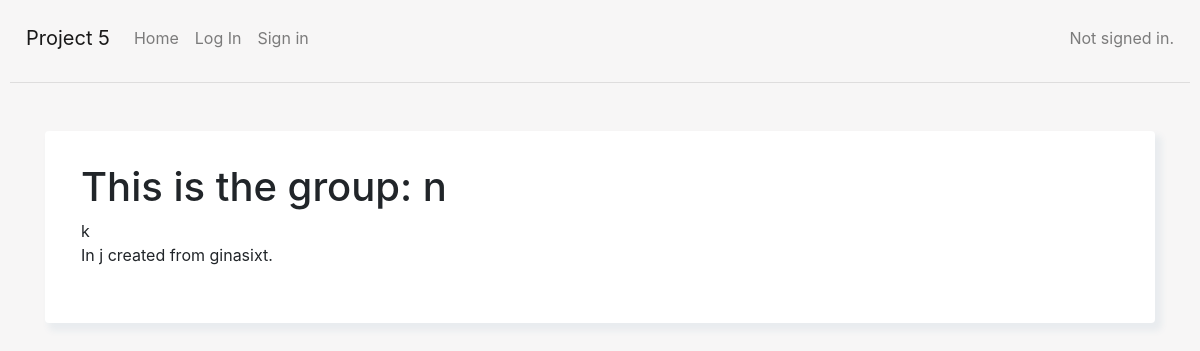
The app's page /group_detail/3/ with its own data.
### capstone/models.py (models this page shows, shortened)
class Group(models.Model):
    name = models.CharField(max_length=200)
    description = models.CharField(max_length=200)
    location = models.CharField(max_length=200)
    activity = models.ForeignKey(Activity, on_delete=models.CASCADE, default=None)
    time_and_date = models.DateTimeField(default=None)
    users = models.ManyToManyField(User)
    creator = models.ForeignKey(User, on_delete=models.CASCADE, default=None, related_name='creator')
    recurring = models.BooleanField(default=False)

### capstone/views.py (the view)
# urls.py: path("group_detail/<int:group_id>/", views.group_detail, name="group_detail"),
def group_detail(request, group_id):
    group = Group.objects.get(id=group_id)
    return render(request, 'capstone/group_detail.html', {'group': group})

### capstone/templates/capstone/group_detail.html (shortened to what this page needs)
{% extends "capstone/layout.html" %}
{% block body %}
{% load static %}
<div class="container mt-5">
    <div class="card p-3 mt-2">
        <div class="untereBox">
        <h1>This is the group: {{ group.name }}</h1>
        {{ group.description }} <br>
        In {{ group.location }} created from {{ group.creator }}. <br>
        <br>
        </div>
    </div>
</div>
{% endblock %}

### capstone/static/capstone/styles.css (style rules this page uses)
body { padding: 10px; background-color: #f7f6f6; }
.untereBox { padding: 16px; padding-right: 20px; padding-left: 20px; }
.card { border: none; box-shadow: 5px 6px 6px 2px #e9ecef; border-radius: 4px; }

### records on screen
Group: name "n", description "k", location "j", creator "ginasixt"
